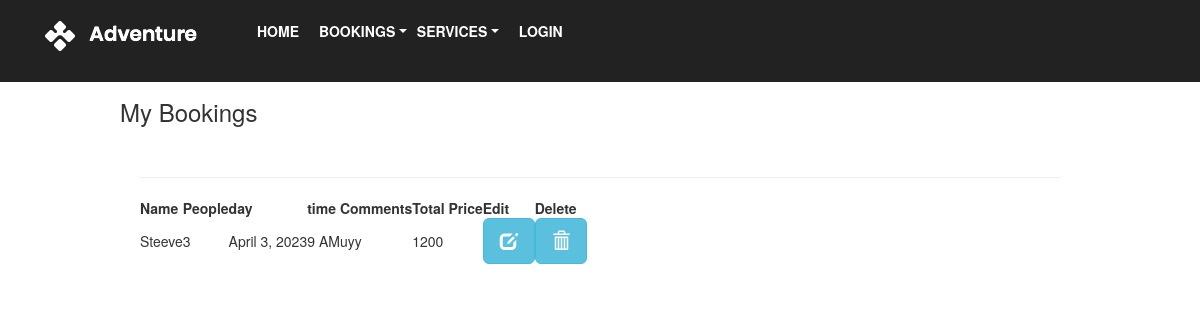
Page /BookedRecords/ on the committed database.
### myapp1/models.py (models this page shows)
class bookingData(models.Model):
    booking_Id = models.AutoField(primary_key=True, auto_created=True)
    user = models.ForeignKey(client, on_delete=models.CASCADE, null=False, blank=False)
    aid = models.ForeignKey(adventure, on_delete=models.CASCADE, null=False, blank=False)
    People = models.IntegerField(null=False, blank=False)
    day = models.DateField(default=datetime.now)
    time = models.CharField(max_length=10, choices=TIME_CHOICES, default="9 AM")
    Comments = models.CharField(max_length=100)
    TotalPrice = models.CharField(max_length=100, default=0)

### myapp1/views.py (the view)
# urls.py: path('BookedRecords/', views.BookedRecords, name='BookedRecords'),
def BookedRecords(request):
    orders = bookingData.objects.all()
    msg = 'Order Placed!'
    return render(request, 'myapp1/bookingRecords.html', {'orders': orders})

### templates/myapp1/bookingRecords.html (shortened to what this page needs)
<!doctype html>
 {% load static %}
<html lang="en">
<head>
<link rel="stylesheet" type="text/css" href="https://cdn.datatables.net/v/dt/dt-1.11.3/datatables.min.css"/>
            <link rel="stylesheet" href="{% static 'myapp1/css/linearicons.css'%}">
			<link rel="stylesheet" href="{% static 'myapp1/css/owl.carousel.css'%}">
			<link rel="stylesheet" href="{% static 'myapp1/css/font-awesome.min.css'%}">
			<link rel="stylesheet" href="{% static 'myapp1/css/nice-select.css'%}">
			<link rel="stylesheet" href="{% static 'myapp1/css/magnific-popup.css'%}">
			<link rel="stylesheet" href="{% static 'myapp1/css/bootstrap.css'%}">
			<link rel="stylesheet" href="{% static 'myapp1/css/main.css'%}">
</head>
<body>
			<section class="banner-area sticky-wrapper is-sticky" id="home">
				<header class="default-header" style="position: fixed !important;">
					<nav class="navbar navbar-expand-lg  navbar-light">
						<div class="container">
							  <a class="navbar-brand">
							  	<img src="{% static 'myapp1/img/logo.png' %}" alt="">
							  </a>
							  <div class="collapse navbar-collapse justify-content-end align-items-center" id="navbarSupportedContent">
							    <ul class="navbar-nav">
									<li><a href= "{% url 'myapp1:index1' %}">Home</a></li>
                                    <div class="dropdown" style="margin-right: 10px">
                                        <li class="dropdown-toggle" style="text-transform: uppercase; font-weight: 600; color: #fff;" id="#dropdownmenu" data-mdb-toggle="dropdown" aria-expanded="false">BOOKINGS</li>
                                    </div>
                                    <div class="dropdown">
                                        <li class="dropdown-toggle" style="text-transform: uppercase; font-weight: 600; color: #fff;" id="#dropdownmenu" data-mdb-toggle="dropdown" aria-expanded="false">SERVICES</li>
                                    </div>
                                    {% if user.is_authenticated %}
                                     <li><a href = "{% url 'myapp1:user_logout'%}">Logout</a></li>
                                    {% else %}
                                    <li><a href = "{% url 'myapp1:user_login'%}">Login</a></li>
                                    {% endif %}
							    </ul>
							  </div>
						</div>
					</nav>
				</header>
			</section>
        <br/>
        <br/>
        <h3 style="margin-bottom: 30px;margin-top: 10px;margin-left: 10%;">My Bookings</h3>
        {% if orders %}
            <div class="container">
            <div class="row height align-items-center justify-content-center">
            <div class="col-lg-10">
            <div class="generic-banner-content">
        <table id="myTable">
          <thead>
            <tr><hr>
              <th >  Name  </th>
              <th >  People  </th>
              <th >   day   </th>
              <th >   time   </th>
                <th >   Comments   </th>
                   <th >   Total Price   </th>
                 <th >   Edit  </th>
                 <th >   Delete  </th>
            </tr>
          </thead>
          <tbody>
            {% for order in orders %}
              <tr>
                <td >  {{ order.user }}   </td>
                <td >   {{ order.People }}   </td>
                <td >   {{ order.day }}   </td>
                <td >   {{ order.time }}   </td>
              <td >  {{ order.Comments }}   </td>
                <td >  {{ order.TotalPrice }}   </td>
                   <td>  <a href="{% url 'myapp1:updateBookingAdventure' order.booking_Id %}" class="btn btn-info btn-lg">
          <span class="glyphicon glyphicon-edit"></span>
        </a></td>
              <td><a href="{% url 'myapp1:deleteBookingAdventure' order.booking_Id %}" class="btn btn-info btn-lg">
          <span class="glyphicon glyphicon-trash"></span>
        </a> </td>
              </tr>
            {% endfor %}
          </tbody>
        </table>
            </div>
            </div>
            </div>
            </div>
    {% else %}
    <p>{{ msg }}</p>
        {% endif %}
            <link rel="stylesheet" href="https://maxcdn.bootstrapcdn.com/bootstrap/3.3.7/css/bootstrap.min.css">
             <link rel="stylesheet" href="https://cdn.datatables.net/1.13.4/css/jquery.dataTables.min.css">
             <link rel="stylesheet" href="https://cdn.datatables.net/buttons/2.3.6/css/buttons.dataTables.min.css">
</body>
 </html>

### myapp1/static/myapp1/css/main.css (style rules this page uses)
body { color: #777777; font-family: "Poppins", sans-serif; font-size: 14px; font-weight: 300; line-height: 1.625em; position: relative; }
ol, ul { margin: 0; padding: 0; list-style: none; }
a { -webkit-transition: all 0.3s ease 0s; -moz-transition: all 0.3s ease 0s; -o-transition: all 0.3s ease 0s; transition: all 0.3s ease 0s; }
a, a:focus, a:hover { text-decoration: none; outline: 0; }
h1, h2, h3, h4, h5, h6 { font-family: "Poppins", sans-serif; color: #222222; line-height: 1.2em !important; margin-bottom: 0; margin-top: 0; font-weight: 600; }
h3, .h3 { font-size: 24px; }
td, th { border-radius: 0px; }
h3 { font-size: 24px; }
h1, h2, h3, h4, h5, h6 { line-height: 1.5em; }
.default-header { position: absolute; top: 0; left: 0; width: 100%; z-index: 9; }
.navbar-nav a { text-transform: uppercase; font-weight: 600; color: #fff; padding: 20px; }
.default-header { background-color: transparent; width: 100% !important; }
.sticky-wrapper { height: 48px !important; }
.is-sticky .default-header { -webkit-transition: all 0.3s ease 0s; -moz-transition: all 0.3s ease 0s; -o-transition: all 0.3s ease 0s; transition: all 0.3s ease 0s; background-color: #222; }

### rows in the picture
bookingData: user "Steeve", People "3", day "April 3, 2023", time "9 AM", Comments "uyy", TotalPrice "1200"
